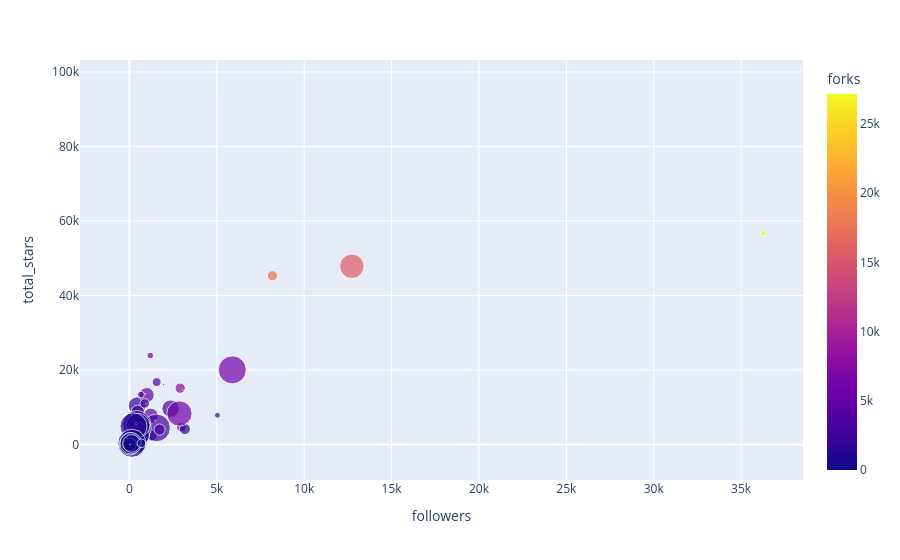

Here is the notebook cell this chart was saved with:
### Markdown cell above
# Plotly

### Code cell
import plotly.express as px

fig = px.scatter(
    new_profile[:100],
    x="followers",
    y="total_stars",
    color="forks",
    size="contribution",
)
fig.show()

### Figure 1 — Plotly figure (JSON) as saved in the notebook; plotly's stock layout.template omitted (floating-point values rounded to 4 significant figures)
{"data": [{"hovertemplate": "followers=%{x}<br>total_stars=%{y}<br>contribution=%{marker.size}<br>forks=%{marker.color}<extra></extra>", "legendgroup": "", "marker": {"color": [11857, 5091, 5644, 15633, 4985, 2109, 7738, 5471, 16723, 1228, 1952, 5169, 3937, 8498, 3389, 4985, 647, 742, 1313, 1223, 1069, 2507, 1211, 1249, 2136, 27168, 1254, 794, 4808, 5998, 4717, 677, 966, 2493, 2732, 2909, 1054, 439, 2335, 1426, 2088, 17562, 807, 619, 1936, 495, 394, 493, 1937, 462, 2361, 249, 338, 368, 683, 226, 549, 688, 793, 515, 1031, 3274, 1129, 1306, 5843, 1396, 2429, 2748, 3, 194, 0, 1112, 58, 85, 73, 30, 6, 48, 27, 0, 496, 3, 18, 0, 0, 2981, 19, 0, 97, 13, 0, 6, 5, 0, 67, 97, 11, 144, 6, 159], "coloraxis": "coloraxis", "size": [2, 0, 55, 745, 2, 79, 131, 6, 1, 0, 392, 116, 100, 517, 377, 270, 689, 196, 0, 25, 21, 216, 152, 150, 1, 49, 1, 7, 1, 977, 282, 10, 6, 949, 43, 154, 1, 108, 0, 431, 1, 130, 990, 388, 627, 289, 1, 11, 0, 44, 4, 0, 147, 19, 311, 15, 67, 578, 48, 12, 128, 58, 708, 35, 793, 0, 9, 1, 10, 1, 3, 901, 975, 468, 2, 186, 107, 2, 35, 140, 46, 142, 89, 162, 0, 112, 5, 3, 9, 553, 0, 72, 78, 0, 1, 575, 212, 387, 1, 91], "sizemode": "area", "sizeref": 2.475, "symbol": "circle"}, "mode": "markers", "name": "", "orientation": "v", "showlegend": false, "type": "scatter", "x": [2495, 4508, 1192, 12725, 2809, 616, 2902, 1952, 4934, 192, 446, 2970, 1558, 45, 2355, 1222, 356, 247, 832, 389, 1083, 477, 3175, 1262, 840, 36270, 537, 985, 3046, 5884, 989, 493, 138, 1550, 5035, 1724, 291, 210, 1127, 602, 1470, 8184, 421, 315, 603, 287, 91, 235, 318, 119, 456, 362, 149, 62, 458, 45, 174, 529, 603, 74, 79, 658, 491, 544, 2859, 254, 381, 917, 6, 88, 18, 234, 138, 53, 69, 73, 21, 40, 10, 5, 354, 3, 11, 20, 4, 877, 16, 1, 94, 21, 21, 4, 18, 0, 563, 83, 21, 117, 41, 684], "xaxis": "x", "y": [46355, 7120, 23898, 47849, 5369, 3878, 15132, 16146, 96749, 4149, 10399, 4679, 16750, 125, 9633, 7777, 862, 1001, 4230, 5411, 2421, 8813, 4161, 2394, 10784, 56737, 6008, 3372, 14607, 20039, 13274, 3942, 1084, 4463, 7862, 4010, 7398, 1712, 4274, 2521, 6482, 45302, 5340, 1937, 4256, 1386, 616, 1607, 2401, 1446, 3590, 475, 219, 1505, 2780, 265, 1696, 2564, 5209, 585, 314, 13392, 5169, 3075, 8327, 8974, 5668, 13632, 2, 894, 0, 4902, 326, 570, 234, 56, 8, 69, 130, 9, 1742, 1, 6, 0, 2, 11023, 45, 0, 226, 16, 0, 0, 1, 0, 105, 358, 24, 286, 17, 337], "yaxis": "y"}], "layout": {"coloraxis": {"colorbar": {"title": {"text": "forks"}}, "colorscale": [[0, "#0d0887"], [0.1111, "#46039f"], [0.2222, "#7201a8"], [0.3333, "#9c179e"], [0.4444, "#bd3786"], [0.5556, "#d8576b"], [0.6667, "#ed7953"], [0.7778, "#fb9f3a"], [0.8889, "#fdca26"], [1, "#f0f921"]]}, "legend": {"itemsizing": "constant", "tracegroupgap": 0}, "margin": {"t": 60}, "xaxis": {"anchor": "y", "domain": [0, 1], "title": {"text": "followers"}}, "yaxis": {"anchor": "x", "domain": [0, 1], "title": {"text": "total_stars"}}}}
